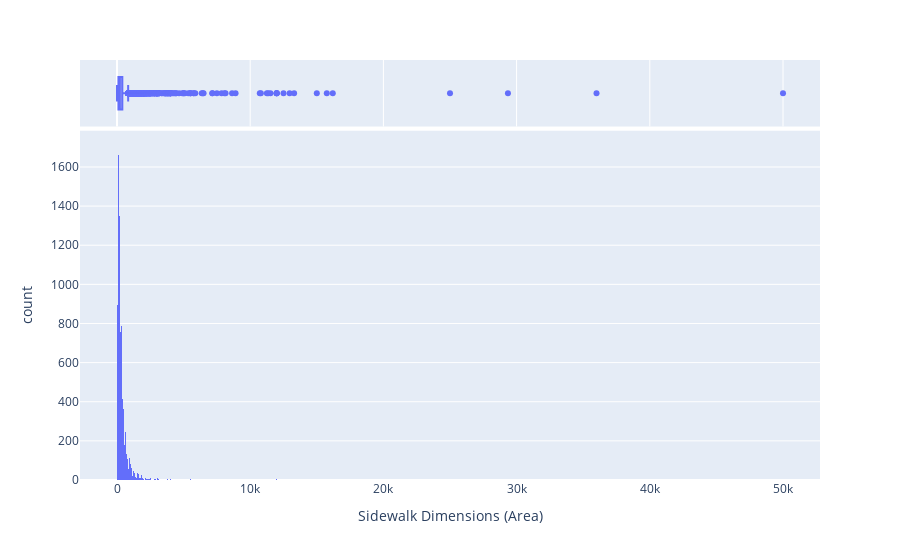

Source (notebook cell):
### Code cell
# plot range of sidewalk area ranges
fig = px.histogram(openRest, x="Sidewalk Dimensions (Area)",marginal="box")
fig.show()

### Figure 1 — Plotly figure (JSON) as saved in the notebook; plotly's stock layout.template omitted (floating-point values rounded to 4 significant figures; data arrays with more than 128 entries replaced by an {"elided": "..."} marker saying what was removed)
{"data": [{"alignmentgroup": "True", "bingroup": "x", "hovertemplate": "Sidewalk Dimensions (Area)=%{x}<br>count=%{y}<extra></extra>", "legendgroup": "", "marker": {"color": "#636efa", "pattern": {"shape": ""}}, "name": "", "offsetgroup": "", "orientation": "v", "showlegend": false, "type": "histogram", "x": {"elided": "14107 int values"}, "xaxis": "x", "yaxis": "y"}, {"alignmentgroup": "True", "hovertemplate": "Sidewalk Dimensions (Area)=%{x}<extra></extra>", "legendgroup": "", "marker": {"color": "#636efa"}, "name": "", "notched": true, "offsetgroup": "", "showlegend": false, "type": "box", "x": {"elided": "14107 int values"}, "xaxis": "x2", "yaxis": "y2"}], "layout": {"barmode": "relative", "legend": {"tracegroupgap": 0}, "margin": {"t": 60}, "xaxis": {"anchor": "y", "domain": [0, 1], "title": {"text": "Sidewalk Dimensions (Area)"}}, "xaxis2": {"anchor": "y2", "domain": [0, 1], "matches": "x", "showgrid": true, "showticklabels": false}, "yaxis": {"anchor": "x", "domain": [0, 0.8316], "title": {"text": "count"}}, "yaxis2": {"anchor": "x2", "domain": [0.8416, 1], "matches": "y2", "showgrid": false, "showline": false, "showticklabels": false, "ticks": ""}}}
